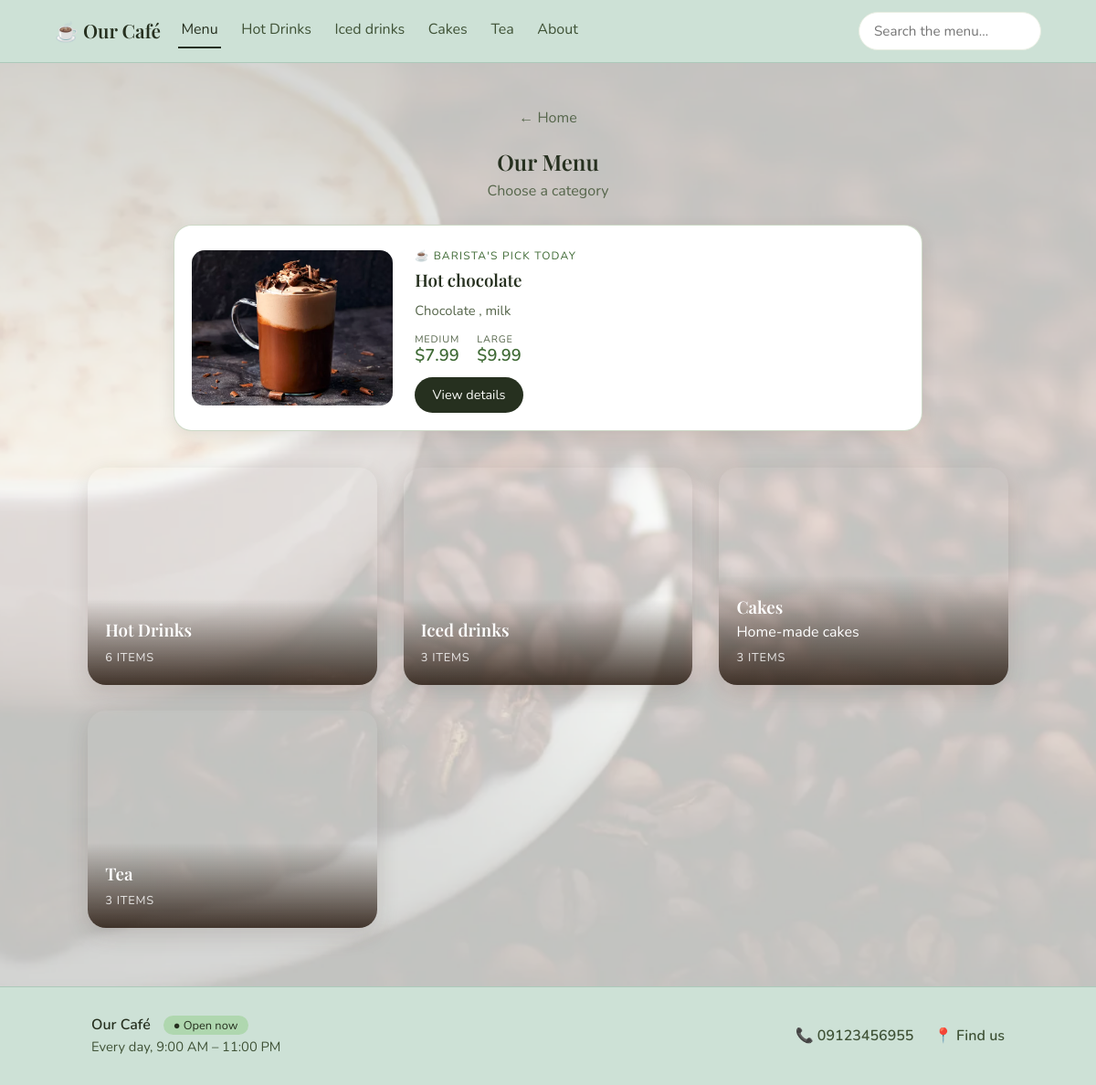
Before: /menu/ with the older database file.
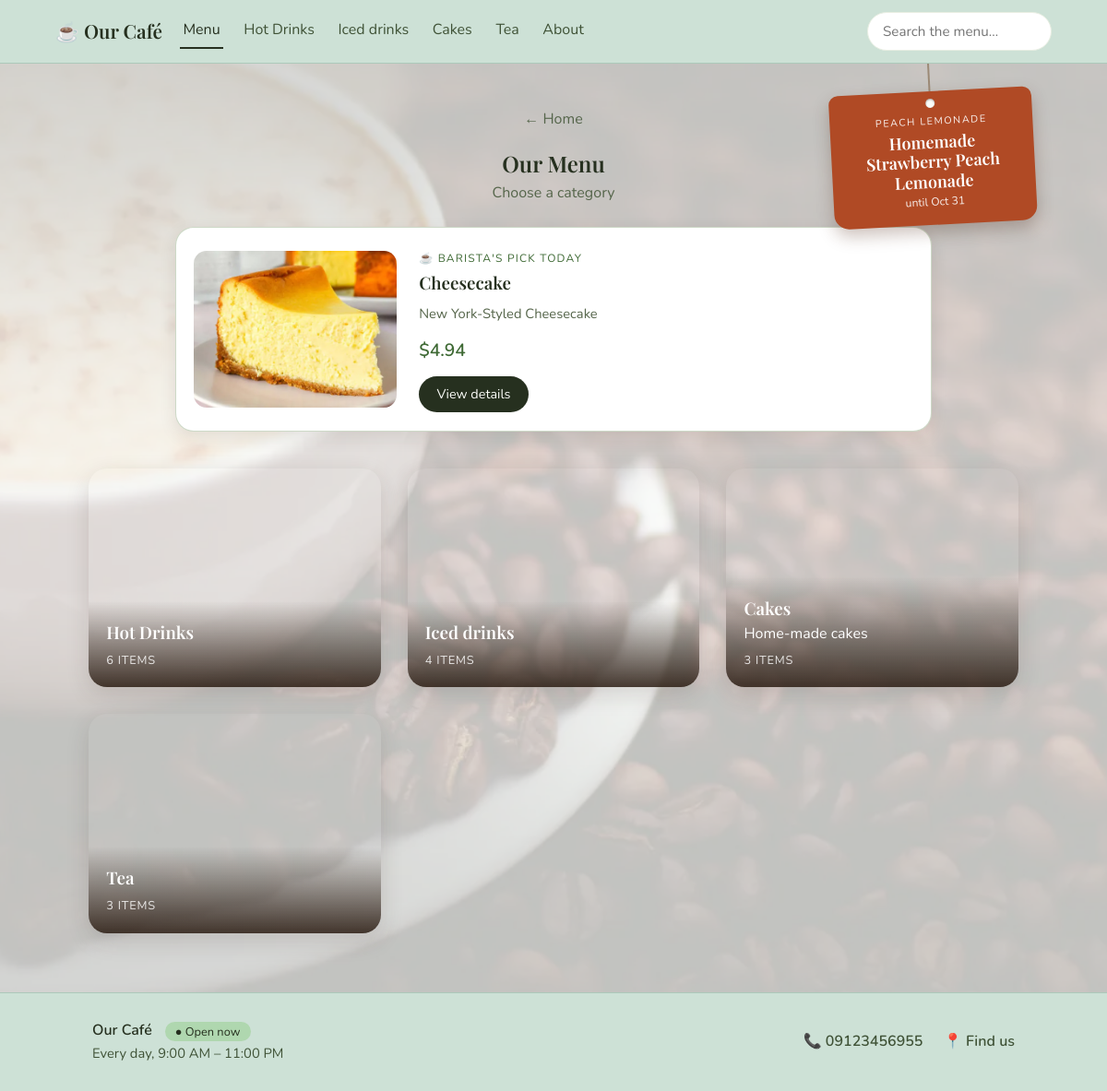
After: the same page with the newer database file.
### coffee/models.py (models this page shows, shortened)
class Product(models.Model):
    BADGES = [("", "None"), ("new", "New"), ("popular", "Popular"), ("seasonal", "Seasonal")]
    category = models.ForeignKey(Category, related_name="products", on_delete=models.CASCADE)
    name = models.CharField(max_length=100)
    ingredients = models.TextField(help_text="e.g. Espresso, steamed milk, foam")
    image = models.ImageField(upload_to="products/")
    price = models.DecimalField("Price (medium)", max_digits=6, decimal_places=2,
                                help_text="The regular price. For items without sizes, like cakes, this is the only price.")
    price_large = models.DecimalField("Price (large)", max_digits=6, decimal_places=2,
                                      null=True, blank=True,
                                      help_text="Leave empty if the item has no sizes")
    available = models.BooleanField(default=True, help_text="Untick when sold out; it will show greyed out")
    badge = models.CharField(max_length=10, choices=BADGES, blank=True)
    is_vegan = models.BooleanField("Vegan", default=False)
    is_caffeine_free = models.BooleanField("Caffeine-free", default=False)
    has_nuts = models.BooleanField("Contains nuts", default=False)
    has_dairy = models.BooleanField("Contains dairy", default=False)

class Category(models.Model):
    name = models.CharField(max_length=60)
    slug = models.SlugField(unique=True)
    description = models.CharField(max_length=140, blank=True)
    image = models.ImageField(upload_to="categories/")
    order = models.PositiveIntegerField(default=0)
    class Meta:
        ordering = ["order"]
        verbose_name_plural = "categories"
    def get_absolute_url(self):
        return reverse("category_detail", args=[self.slug])

class SeasonalTag(models.Model):
    title = models.CharField(max_length=30, help_text="Small top line, e.g. Autumn special")
    text = models.CharField(max_length=40, help_text="Main line, e.g. Pumpkin latte")
    note = models.CharField(max_length=30, blank=True,
                            help_text="Small bottom line. Leave empty to show 'until <end date>' automatically")
    product = models.ForeignKey(Product, null=True, blank=True, on_delete=models.SET_NULL,
                                help_text="Optional: tapping the tag opens this item")
    category = models.ForeignKey(Category, null=True, blank=True, on_delete=models.SET_NULL,
                                 help_text="Optional: tapping the tag opens this category (ignored if an item is chosen)")
    start_date = models.DateField(null=True, blank=True, help_text="Leave empty to show it right away")
    end_date = models.DateField(null=True, blank=True, help_text="Last day it is shown. Leave empty to keep it until you switch it off")
    active = models.BooleanField(default=True, help_text="Untick to hide it without deleting")
    class Meta:
        ordering = ["-id"]
        verbose_name = "seasonal tag"
    @classmethod
    def current(cls):
        today = timezone.localdate()
        return (cls.objects.filter(active=True)
                .filter(Q(start_date__isnull=True) | Q(start_date__lte=today))
                .filter(Q(end_date__isnull=True) | Q(end_date__gte=today))
                .select_related("product__category", "category")
                .first())
    @property
    def note_text(self):
        if self.note:
            return self.note
        if self.end_date:
            return "until " + date_format(self.end_date, "M j")
        return ""
    @property
    def link_url(self):
        if self.product_id:
            return f"{self.product.category.get_absolute_url()}#p{self.product_id}"
        if self.category_id:
            return self.category.get_absolute_url()
        return ""

### coffee/views.py (the view)
# urls.py: path("menu/", views.categories, name="categories"),
def categories(request):
    pick, note = todays_pick()
    return render(request, "coffee/categories.html", {
        "categories": Category.objects.annotate(item_count=Count("products")).order_by("order", "name"),
        "pick": pick,
        "pick_note": note,
        "season_tag": SeasonalTag.current(),
    })

### coffee/context_processors.py (called while the page is built)
def site(request):
    return {
        "shop": ShopInfo.load(),
        "nav_categories": Category.objects.annotate(item_count=Count("products")).filter(item_count__gt=0).order_by("order", "name"),
        "currency": getattr(settings, "CURRENCY_SYMBOL", "$"),
    }

### coffee/models.py (called while the page is built)
    @classmethod
    def load(cls):
        obj, _ = cls.objects.get_or_create(pk=1)
        return obj

    @property
    def phone_link(self):
        return re.sub(r"[^\d+]", "", self.phone)

    @property
    def closed_day_numbers(self):
        return {int(d) for d in self.closed_days.split(",") if d}

    @property
    def open_days_text(self):
        closed = self.closed_day_numbers
        names = dict(self.DAYS)
        if not closed:
            return "Every day"
        if len(closed) == 7:
            return "Closed"
        return "Every day except " + ", ".join(names[d] for d in sorted(closed))

### coffee/templates/coffee/categories.html (shortened to what this page needs)
{% extends "coffee/base.html" %}
{% block content %}
{% include "coffee/_season_tag.html" %}
<header class="page-header">
  <a class="back" href="{% url 'welcome' %}">← Home</a>
  <h2>Our Menu</h2>
  <p>Choose a category</p>
</header>
{% if pick %}
<section class="pick">
  <img src="{{ pick.image.url }}" alt="{{ pick.name }}">
  <div class="pick-text">
    <span class="tag">☕ Barista's pick today</span>
    <h3>{{ pick.name }}</h3>
    <p class="ingredients">{{ pick.ingredients }}</p>
    {% include "coffee/_prices.html" with p=pick %}
    <a class="btn-small" href="{{ pick.category.get_absolute_url }}#p{{ pick.id }}">View details</a>
  </div>
</section>
{% endif %}
<div class="grid categories">
  {% for c in categories %}
  <a class="category-card {% if not c.item_count %}coming-soon{% endif %}" href="{{ c.get_absolute_url }}">
    <img src="{{ c.image.url }}" alt="" loading="lazy" decoding="async">
    <div class="overlay">
      <h3>{{ c.name }}</h3>
      <span>{{ c.description }}</span>
      <span class="count">{% if c.item_count %}{{ c.item_count }} item{{ c.item_count|pluralize }}{% else %}Coming soon{% endif %}</span>
    </div>
  </a>
  {% endfor %}
</div>
{% endblock %}

### coffee/templates/coffee/base.html (shortened to what this page needs)
{% load static %}
<!DOCTYPE html>
<html lang="en" data-theme="{% if shop.is_open_now %}light{% else %}dark{% endif %}">
<head>
  <link rel="stylesheet" href="{% static 'css/style.css' %}">
</head>
<body class="page-{{ request.resolver_match.url_name }}">
  {% if request.resolver_match.url_name != "welcome" %}
  <nav class="navbar" aria-label="Main">
    <a class="brand" href="{% url 'welcome' %}">☕ {{ shop.name }}</a>
    <div class="nav-links">
      <a href="{% url 'categories' %}" class="{% if request.resolver_match.url_name == 'categories' %}active{% endif %}">Menu</a>
      {% for c in nav_categories %}
      <a href="{{ c.get_absolute_url }}"
         class="{% if request.path == c.get_absolute_url %}active{% endif %}">{{ c.name }}</a>
      {% endfor %}
      <a href="{% url 'about' %}" class="{% if request.resolver_match.url_name == 'about' %}active{% endif %}">About</a>
    </div>
    <form class="search" action="{% url 'search' %}" method="get" role="search">
      <input type="search" name="q" placeholder="Search the menu…" aria-label="Search the menu"
             enterkeyhint="search" maxlength="60" value="{{ query|default:'' }}">
    </form>
  </nav>
  {% endif %}
  <main id="main">
    {% block content %}{% endblock %}
  </main>
  {% if request.resolver_match.url_name != "welcome" %}
  <footer class="site-footer">
    <div class="footer-inner">
      <div>
        <strong>{{ shop.name }}</strong>
        <span class="footer-status {% if shop.is_open_now %}open{% else %}closed{% endif %}">
          ● {% if shop.is_open_now %}Open now{% else %}Closed right now{% endif %}
        </span>
        <p>
          {{ shop.open_days_text }},
          {% if shop.open_all_day %}open 24 hours{% else %}{{ shop.open_time|time:"g:i A" }} – {{ shop.close_time|time:"g:i A" }}{% endif %}
        </p>
      </div>
      <div class="footer-links">
        {% if shop.phone %}<a href="tel:{{ shop.phone_link }}">📞 {{ shop.phone }}</a>{% endif %}
        <a href="{% url 'about' %}">📍 Find us</a>
        {% url 'table_card' as qr_cards_url %}{% if user.is_staff and qr_cards_url %}<a href="{{ qr_cards_url }}">🖨️ QR cards</a>{% endif %}
      </div>
    </div>
  </footer>
  {% endif %}
</body>
</html>

### coffee/templates/coffee/_season_tag.html
{% load static %}
{% if season_tag %}
<link rel="stylesheet" href="{% static 'css/season-tag.css' %}">
<div class="season-tag-wrap">
  {% if season_tag.link_url %}<a class="season-tag" href="{{ season_tag.link_url }}">{% else %}<div class="season-tag">{% endif %}
    <span class="season-tag-body">
      <small>{{ season_tag.title }}</small>
      <strong>{{ season_tag.text }}</strong>
      {% if season_tag.note_text %}<em>{{ season_tag.note_text }}</em>{% endif %}
    </span>
  {% if season_tag.link_url %}</a>{% else %}</div>{% endif %}
</div>
{% endif %}

### coffee/templates/coffee/_prices.html
<div class="prices">
  {% if p.price_large %}
    <span class="size"><small>Medium</small>{{ currency }}{{ p.price }}</span>
    <span class="size"><small>Large</small>{{ currency }}{{ p.price_large }}</span>
  {% else %}
    <span class="price">{{ currency }}{{ p.price }}</span>
  {% endif %}
</div>

Changed rows visible on the page:
no longer on this page (row unchanged): Product: image (picture), name "Hot chocolate", ingredients "Chocolate , milk", price "7.99", price_large "9.99"
computed for Category "Iced drinks": item_count "3" → "4"
added SeasonalTag: title "PEACH LEMONADE", text "Homemade Strawberry Peach Lemonade", note_text "until Oct 31"
now on this page (row unchanged): Product: image (picture), name "Cheesecake", ingredients "New York-Styled Cheesecake", price "4.94"
Other visible differences:
{{ currency }}: (not shown) → "$"
{{ currency }}: "$" → (not shown)
text no longer shown: "MEDIUM LARGE"
